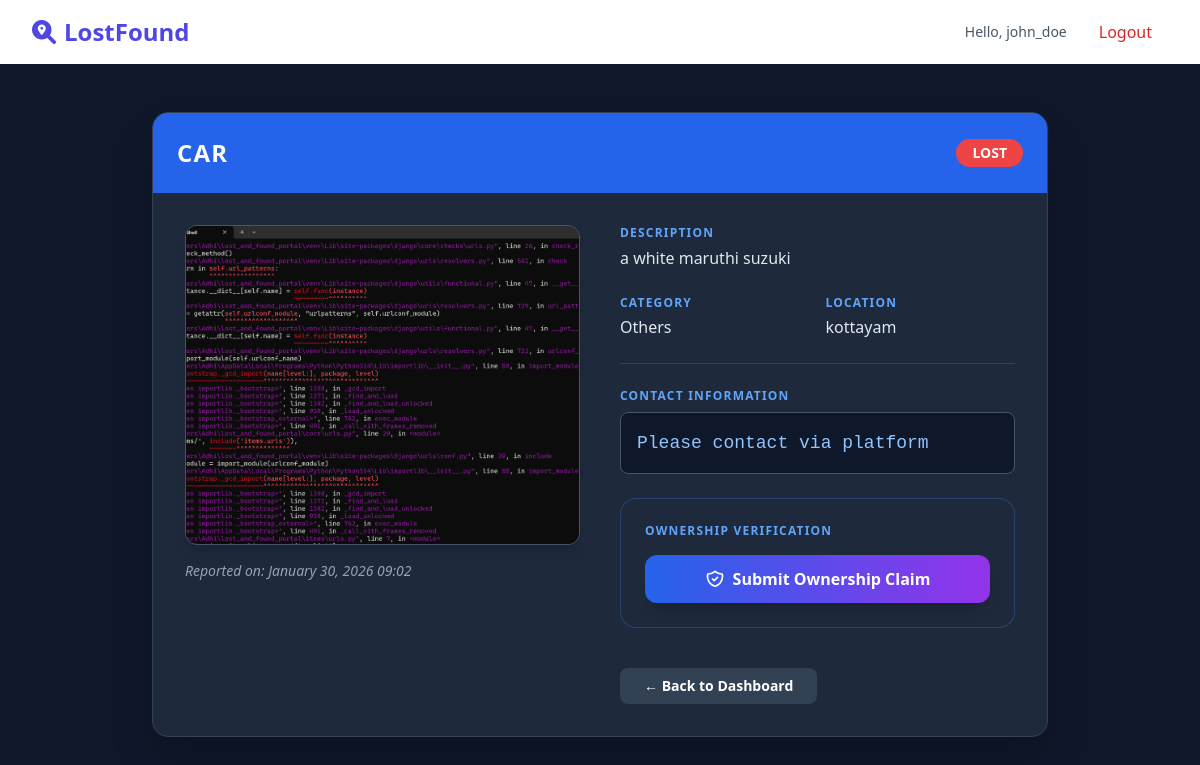
Page /items/item/12/ (signed in) on the committed database.
### accounts/models.py (models this page shows, shortened)
class CustomUser(AbstractUser):
    USER_TYPE_CHOICES = [
        ('normal', 'Normal User'),
        ('admin', 'Administrator'),
    ]
    ACCOUNT_STATUS_CHOICES = [
        ('active', 'Active'),
        ('suspended', 'Suspended'),
        ('banned', 'Banned'),
    ]
    phone_number = models.CharField(max_length=15, blank=True, null=True)
    user_type = models.CharField(max_length=10, choices=USER_TYPE_CHOICES, default='normal')
    account_status = models.CharField(max_length=10, choices=ACCOUNT_STATUS_CHOICES, default='active')
    suspension_reason = models.TextField(blank=True, null=True)
    suspended_by = models.ForeignKey('self', on_delete=models.SET_NULL, null=True, blank=True, related_name='suspended_users')
    suspension_date = models.DateTimeField(null=True, blank=True)
    last_login_attempt = models.DateTimeField(null=True, blank=True)

### items/models.py (models this page shows, shortened)
class Item(models.Model):
    CATEGORY_CHOICES = [
        ('electronics', 'Electronics (Phones, Laptops)'),
        ('documents', 'Documents (ID, Passport, Wallet)'),
        ('pets', 'Pets & Animals'),
        ('accessories', 'Accessories (Keys, Glasses, Bags)'),
        ('others', 'Others'),
    ]
    STATUS_CHOICES = [
        ('LOST', 'Lost'),
        ('FOUND', 'Found'),
    ]
    user = models.ForeignKey(settings.AUTH_USER_MODEL, on_delete=models.CASCADE)
    title = models.CharField(max_length=200)
    description = models.TextField()
    category = models.CharField(max_length=50, choices=CATEGORY_CHOICES)
    status = models.CharField(max_length=5, choices=STATUS_CHOICES)
    location = models.CharField(max_length=255)
    image = models.ImageField(upload_to='item_images/', blank=True, null=True)
    created_at = models.DateTimeField(auto_now_add=True)

### items/views.py (the view)
# urls.py: path('item/<int:pk>/', views.item_detail, name='item_detail'),
def item_detail(request, pk):
    item = get_object_or_404(Item, pk=pk)
    return render(request, 'items/item_detail.html', {'item': item})

### items/templates/items/item_detail.html (shortened to what this page needs)
{% extends 'base.html' %}
{% block content %}
<div class="min-h-screen bg-[#0f172a] py-12 px-4 text-white">
    <div class="max-w-4xl mx-auto bg-[#1e293b] rounded-2xl shadow-2xl border border-slate-700 overflow-hidden">
        <div class="bg-blue-600 p-6 flex justify-between items-center">
            <h1 class="text-2xl font-bold uppercase tracking-wider">{{ item.title }}</h1>
            <span class="px-4 py-1 rounded-full font-bold text-sm {% if item.status == 'LOST' %}bg-red-500{% else %}bg-green-500{% endif %}">
                {{ item.status }}
            </span>
        </div>
        <div class="p-8 grid grid-cols-1 md:grid-cols-2 gap-10">
            <div class="space-y-4">
                {% if item.image %}
                    <img src="{{ item.image.url }}" class="w-full h-80 object-cover rounded-xl border border-slate-600 shadow-lg">
                {% else %}
                    <div class="w-full h-80 bg-slate-800 rounded-xl flex items-center justify-center border border-dashed border-slate-600">
                        <p class="text-slate-500 italic">No Image Provided</p>
                    </div>
                {% endif %}
                <p class="text-slate-400 text-sm italic">Reported on: {{ item.created_at|date:"F d, Y H:i" }}</p>
            </div>
            <div class="space-y-6">
                <div>
                    <h3 class="text-blue-400 font-semibold uppercase text-xs tracking-widest mb-1">Description</h3>
                    <p class="text-slate-200 leading-relaxed">{{ item.description }}</p>
                </div>
                <div class="grid grid-cols-2 gap-4">
                    <div>
                        <h3 class="text-blue-400 font-semibold uppercase text-xs tracking-widest mb-1">Category</h3>
                        <p class="text-slate-200">{{ item.get_category_display }}</p>
                    </div>
                    <div>
                        <h3 class="text-blue-400 font-semibold uppercase text-xs tracking-widest mb-1">Location</h3>
                        <p class="text-slate-200">{{ item.location }}</p>
                    </div>
                </div>
                <div class="pt-6 border-t border-slate-700">
                    <h3 class="text-blue-400 font-semibold uppercase text-xs tracking-widest mb-2">Contact Information</h3>
                    <div class="bg-[#0f172a] p-4 rounded-lg border border-slate-600">
                        <p class="text-lg font-mono text-blue-300">{{ item.contact_info|default:"Please contact via platform" }}</p>
                    </div>
                </div>
                <div class="mt-8 p-6 bg-[#1e293b] rounded-2xl border border-blue-500/30">
                    <h3 class="text-blue-400 font-bold mb-4 uppercase text-xs tracking-widest">
                        {% if item.user == user %}
                            Found Your Lost Item?
                        {% else %}
                            Ownership Verification
                        {% endif %}
                    </h3>
                    <a href="{% url 'submit_claim_form' item.id %}"
                       class="w-full bg-gradient-to-r from-blue-600 to-purple-600 hover:from-blue-700 hover:to-purple-700 text-white font-bold py-3 rounded-xl transition-all transform hover:scale-105 shadow-lg flex items-center justify-center">
                        {% if item.user == user %}
                            <svg class="w-5 h-5 mr-2" fill="none" stroke="currentColor" viewBox="0 0 24 24">
                                <path stroke-linecap="round" stroke-linejoin="round" stroke-width="2" d="M9 12l2 2 4-4m6 2a9 9 0 11-18 0 9 9 0 0118 0z"></path>
                            </svg>
                            Claim My Lost Item
                        {% else %}
                            Submit Ownership Claim
                        {% endif %}
                    </a>
                </div>
                <div class="pt-4">
                    <a href="{% url 'dashboard' %}" class="inline-block bg-slate-700 hover:bg-slate-600 px-6 py-2 rounded-lg transition font-bold text-sm">
                        &larr; Back to Dashboard
                    </a>
                </div>
            </div>
        </div>
    </div>
</div>
{% endblock %}

### items/templates/base.html (shortened to what this page needs)
<!DOCTYPE html>
<html lang="en">
<head>
    <script src="https://cdn.tailwindcss.com"></script>
    <link href="https://cdnjs.cloudflare.com/ajax/libs/font-awesome/6.0.0/css/all.min.css" rel="stylesheet">
</head>
<body class="bg-slate-50 font-sans">
    <nav class="bg-white shadow-sm sticky top-0 z-50">
    <div class="max-w-7xl mx-auto px-4 sm:px-6 lg:px-8">
        <div class="flex justify-between h-16 items-center">
            <div class="flex items-center">
                <a href="{% if user.is_authenticated %}{% url 'dashboard' %}{% else %}/{% endif %}" class="text-2xl font-bold text-indigo-600">
                    <i class="fa-solid fa-magnifying-glass-location mr-2"></i>LostFound
                </a>
            </div>
            <div class="flex items-center space-x-4">
                {% if user.is_authenticated %}
                    <span class="text-slate-600 text-sm hidden md:block">Hello, {{ user.username }}</span>
                    <form action="{% url 'logout' %}" method="post" class="inline">
                        <button type="submit" class="px-4 py-2 text-red-600 font-medium hover:bg-red-50 rounded-lg transition">Logout</button>
                    </form>
                {% else %}
                    <a href="{% url 'login' %}" class="px-4 py-2 text-indigo-600 font-medium hover:bg-indigo-50 rounded-lg transition">Login</a>
                    <a href="{% url 'signup' %}" class="px-4 py-2 bg-indigo-600 text-white font-medium rounded-lg hover:bg-indigo-700 shadow-md transition">Sign Up</a>
                {% endif %}
            </div>
        </div>
    </div>
</nav>
    {% block content %}
    {% endblock %}
</body>
</html>

### rows in the picture
CustomUser: username "john_doe"
Item: title "CAR", status "LOST", image (picture), created_at "January 30, 2026 09:02", description "a white maruthi suzuki", category "Others", location "kottayam"

### other values in the picture
{{ item.contact_info|default:"Please contact via platform" }} "Please contact via platform"
